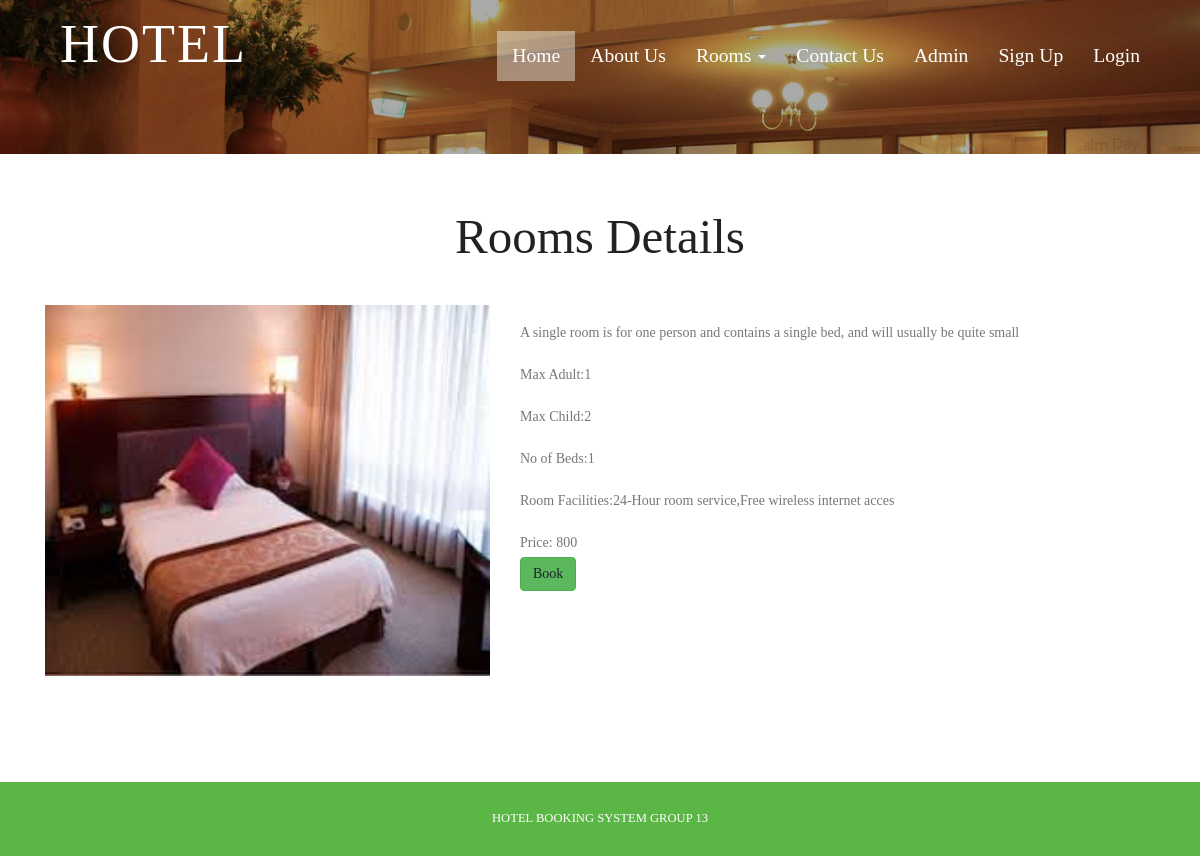
Screenshot of /category-details.php?catid=1 with the database file from the repository.
### tables this page shows
CREATE TABLE `tblroom` (
  `ID` int(10) NOT NULL,
  `RoomType` int(10) DEFAULT NULL,
  `RoomName` varchar(200) DEFAULT NULL,
  `MaxAdult` int(5) DEFAULT NULL,
  `MaxChild` int(5) DEFAULT NULL,
  `RoomDesc` mediumtext DEFAULT NULL,
  `NoofBed` int(5) DEFAULT NULL,
  `Image` varchar(200) DEFAULT NULL,
  `RoomFacility` varchar(200) DEFAULT NULL,
  `CreationDate` timestamp NULL DEFAULT current_timestamp()
);

CREATE TABLE `tblcategory` (
  `ID` int(10) NOT NULL,
  `CategoryName` varchar(120) DEFAULT NULL,
  `Description` mediumtext DEFAULT NULL,
  `Price` int(5) NOT NULL,
  `Date` timestamp NULL DEFAULT current_timestamp()
);

### category-details.php (the view, shortened to what this page needs)
<?php
include('includes/dbconnection.php');
?>
<!DOCTYPE HTML>
<html>
<head>
<link href="css/bootstrap.css" rel="stylesheet" type="text/css" media="all">
<link href="css/style.css" rel="stylesheet" type="text/css" media="all" />
<link rel="stylesheet" href="css/lightbox.css">
</head>
<body>
			<div class="header head-top">
				<div class="container">
				<?php include_once('includes/header.php');?>
		</div>
</div>
			<div class="content">
					<div class="room-section">
						<div class="container">
						<h2>Rooms Details</h2>
							<div class="room-grids">
								<?php
								$cid=intval($_GET['catid']);
$sql="SELECT tblroom.*,tblroom.id as rmid , tblcategory.Price,tblcategory.ID,tblcategory.CategoryName from tblroom
join tblcategory on tblroom.RoomType=tblcategory.ID
where tblroom.RoomType=:cid";
$query = $dbh -> prepare($sql);
$query-> bindParam(':cid', $cid, PDO::PARAM_STR);
$query->execute();
$results=$query->fetchAll(PDO::FETCH_OBJ);
$cnt=1;
if($query->rowCount() > 0)
{
foreach($results as $row)
{               ?>
							<div class="room1">
								<div class="col-md-5 room-grid" style="padding-bottom: 50px">
								<a href="#" class="mask">
									<img src="admin/images/<?php echo $row->Image;?>" class=" mask img-responsive zoom-img" alt="" /></a>
								</div>
								<div class="col-md-7 room-grid1">
									<p><?php  echo htmlentities($row->RoomDesc);?></p>
									<p>Max Adult:<?php  echo htmlentities($row->MaxAdult);?></p>
									<p>Max Child:<?php  echo htmlentities($row->MaxChild);?></p>
									<p>No of Beds:<?php  echo htmlentities($row->NoofBed);?></p>
									<p>Room Facilities:<?php  echo htmlentities($row->RoomFacility);?></p>
									<p>Price: <?php  echo htmlentities($row->Price);?></p>
									<button class="btn btn-success"><a href="book-room.php?rmid=<?php echo $row->rmid;?>">Book</a></button>
								</div>
								<div class="clearfix"></div>
							</div><?php $cnt=$cnt+1;}} ?>
						</div>
					</div>
				</div>
			</div>
				<?php include_once('includes/footer.php');?>
</body>
</html>

### css/style.css (style rules this page uses)
body a { transition:0.5s all; -webkit-transition:0.5s all; -moz-transition:0.5s all; -o-transition:0.5s all; -ms-transition:0.5s all; }
h1,h2,h3,h4,h5,h6 { padding:0 0; margin:0 0; }
p { padding:0 0; margin:0 0; }
body { padding:0 0; margin:0 0; font-family: 'OpenSans-Regular' }
.header { background:url(../images/banner1.jpg) no-repeat 0px 0px; background-size:cover; -webkit-background-size: cover; -moz-background-size: cover; -o-background-size: cover; -ms-background-size: cover; min-height:764px; padding-bottom: 4em; }
.head-top { min-height: 115px !important; }
.room-section { padding: 4em 0; }
.room-grids { margin-top: 3em; }
.room-section h2 { font-size: 3.5em; text-transform: capitalize; font-family: 'Rancho-Regular'; color: #222; text-align: center; }
.room-grid img { width: 100%; }
.room-grid1 p { font-size: 1em; color: #777; line-height:2em; margin: 1em 0 0em; }
a.mask { text-decoration: none; overflow: hidden; display: block; }
@media (max-width:1440px) { .header { min-height: 679px; } }
@media (max-width:1366px) { .header { min-height: 652px; } }
@media (max-width:1280px) { .header { min-height: 602px; } }

### css/lightbox.css (style rules this page uses)
body:after { display: none; }

### rows the page displays
tblroom: Image (picture), RoomDesc "A single room is for one person and contains a single bed, and will usually be quite small", MaxAdult "1", MaxChild "2", NoofBed "1", RoomFacility "24-Hour room service,Free wireless internet acces", tblcategory.Price "800"
